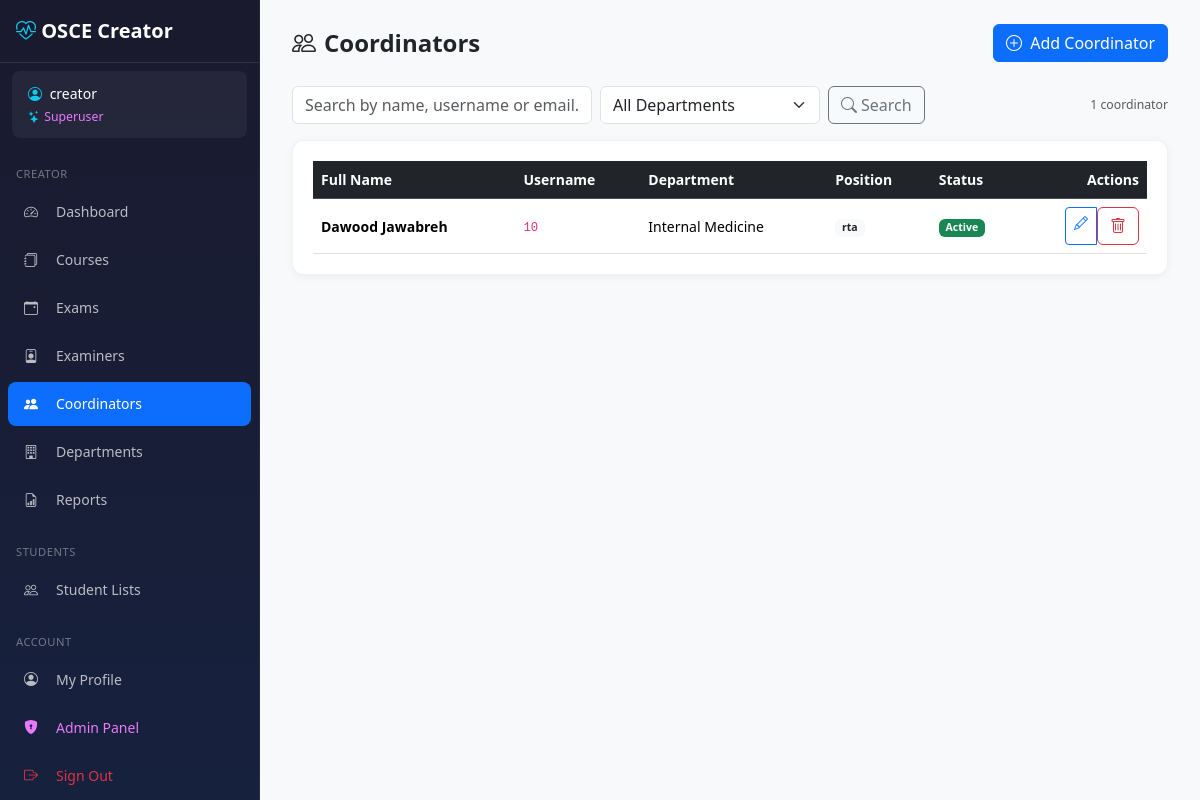
The app's page /creator/coordinators/ (signed in) with its own data.
### core/models/examiner.py (models this page shows, shortened)
class Examiner(AbstractBaseUser, PermissionsMixin, TimestampMixin):
    ROLE_EXAMINER    = 'examiner'
    ROLE_COORDINATOR = 'coordinator'
    ROLE_ADMIN       = 'admin'
    ROLE_CHOICES = [
        (ROLE_EXAMINER,    'Examiner'),
        (ROLE_COORDINATOR, 'Coordinator'),
        (ROLE_ADMIN,       'Admin'),
    ]
    POSITION_HEAD      = 'head'
    POSITION_RTA       = 'rta'
    POSITION_ORGANIZER = 'organizer'
    POSITION_CHOICES = [
        (POSITION_HEAD,      'Head'),
        (POSITION_RTA,       'RTA'),
        (POSITION_ORGANIZER, 'Organizer'),
    ]
    id = models.AutoField(primary_key=True)
    username = models.CharField(max_length=80, unique=True)
    email = models.EmailField(max_length=120, blank=True, default='')
    full_name = models.CharField(max_length=150)
    title = models.CharField(max_length=20, blank=True, default='')  # Dr., Prof.
    department = models.CharField(max_length=100, blank=True, default='')
    coordinator_department = models.ForeignKey(
        'core.Department',
        null=True, blank=True,
        on_delete=models.SET_NULL,
        related_name='coordinators',
        db_index=True,
    )
    coordinator_position = models.CharField(
        max_length=10,
        choices=POSITION_CHOICES,
        blank=True, default='',
    )
    role = models.CharField(max_length=20, choices=ROLE_CHOICES, default=ROLE_EXAMINER)
    is_active = models.BooleanField(default=True)
    is_staff = models.BooleanField(default=False)
    is_deleted = models.BooleanField(default=False)
    deleted_at = models.DateTimeField(null=True, blank=True)
    objects = ExaminerManager()
    USERNAME_FIELD = 'username'
    REQUIRED_FIELDS = ['full_name']
    class Meta:
        db_table = 'examiners'
        verbose_name = 'Examiner'
        verbose_name_plural = 'Examiners'
        constraints = [
            models.CheckConstraint(
                condition=models.Q(
                    models.Q(role='coordinator', _negated=True)
                ) | models.Q(coordinator_department__isnull=False),
                name='coordinator_must_have_department',
            ),
            models.CheckConstraint(
                condition=models.Q(
                    models.Q(role='coordinator', _negated=True)
                ) | ~models.Q(coordinator_position=''),
                name='coordinator_must_have_position',
            ),
            models.CheckConstraint(
                condition=models.Q(role='coordinator') | models.Q(
                    coordinator_department__isnull=True,
                    coordinator_position='',
                ),
                name='non_coordinator_no_dept_fields',
            ),
        ]
    @property
    def display_name(self):
        if self.title:
            return f"{self.title} {self.full_name}"
        return self.full_name

### core/models/department.py (models this page shows, shortened)
class Department(TimestampMixin):
    name = models.CharField(max_length=150, unique=True)
    class Meta:
        db_table = 'departments'
        ordering = ['name']
        verbose_name = 'Department'
        verbose_name_plural = 'Departments'

### creator/views/examiners.py (the view, shortened to what this page needs)
# urls.py: path('coordinators/', examiners.coordinator_list, name='coordinator_list'),
@login_required
def coordinator_list(request):
    if not (request.user.is_superuser or getattr(request.user, 'role', None) == 'admin'):
        messages.error(request, 'You do not have permission to manage coordinators.')
        return redirect('creator:dashboard')
    search_query = request.GET.get('search', '').strip()
    dept_filter = request.GET.get('department', '').strip()
    coordinators_qs = Examiner.objects.filter(role='coordinator').select_related(
        'coordinator_department'
    ).order_by('coordinator_department__name', 'full_name')
    if dept_filter:
        coordinators_qs = coordinators_qs.filter(coordinator_department_id=dept_filter)
    departments = Department.objects.order_by('name')
    return render(request, 'creator/coordinators/list.html', {
        'coordinators': coordinators_qs,
        'search_query': search_query,
        'departments': departments,
        'dept_filter': dept_filter,
    })

### core/context_processors.py (called while the page is built)
def admin_token(request):
    if hasattr(request, 'user') and request.user.is_authenticated and request.user.is_staff:
        return {'ADMIN_TOKEN': settings.SECRET_ADMIN_URL}
    return {'ADMIN_TOKEN': ''}

### templates/creator/coordinators/list.html (shortened to what this page needs)
{% extends 'creator/base_creator.html' %}
{% block content %}
<div class="page-header d-flex flex-wrap justify-content-between align-items-center gap-2">
    <div>
        <h1><i class="bi bi-people me-2"></i>Coordinators</h1>
    </div>
    {% if request.user.is_superuser or request.user.role == 'admin' %}
    <div class="d-flex gap-2">
        <a href="{% url 'creator:coordinator_create' %}" class="btn btn-primary">
            <i class="bi bi-plus-circle me-1"></i> Add Coordinator
        </a>
    </div>
    {% endif %}
</div>
<div class="mb-3 d-flex flex-wrap gap-2 align-items-center">
    <form method="get" class="d-flex gap-2 align-items-center flex-grow-1 flex-wrap">
        <input type="text" name="search" class="form-control" placeholder="Search by name, username or email…"
               value="{{ search_query|default:'' }}" style="max-width:300px;">
        <select name="department" class="form-select" style="max-width:220px;">
            <option value="">All Departments</option>
        </select>
        <button type="submit" class="btn btn-outline-secondary"><i class="bi bi-search me-1"></i>Search</button>
    </form>
    <small class="text-muted text-nowrap">{{ coordinators|length }} coordinator{{ coordinators|length|pluralize }}</small>
</div>
<div class="stat-card">
    {% if coordinators %}
    <div class="table-responsive">
        <table class="table table-hover align-middle mb-0">
            <thead class="table-dark">
                <tr>
                    <th>Full Name</th>
                    <th>Username</th>
                    <th>Department</th>
                    <th>Position</th>
                    <th>Status</th>
                    {% if request.user.is_superuser or request.user.role == 'admin' %}<th class="text-end">Actions</th>{% endif %}
                </tr>
            </thead>
            <tbody>
                {% for coordinator in coordinators %}
                <tr>
                    <td class="fw-semibold">{{ coordinator.full_name }}</td>
                    <td><code>{{ coordinator.username }}</code></td>
                    <td>
                        {% if coordinator.coordinator_department %}
                            {{ coordinator.coordinator_department.name }}
                        {% else %}
                            <span class="text-muted">—</span>
                        {% endif %}
                    </td>
                    <td>
                       <span class="badge bg-light text-dark">{{ coordinator.coordinator_position }} </span>
                    </td>
                    <td>
                        {% if coordinator.is_active %}
                            <span class="badge bg-success">Active</span>
                        {% else %}
                            <span class="badge bg-secondary">Inactive</span>
                        {% endif %}
                    </td>
                    {% if request.user.is_superuser or request.user.role == 'admin' %}
                    <td class="text-end">
                        <div class="btn-group btn-group-sm">
                            <a href="{% url 'creator:coordinator_edit' coordinator.id %}" class="btn btn-outline-primary" title="Edit">
                                <i class="bi bi-pencil"></i>
                            </a>
                            {% if request.user.is_superuser %}
                            <form method="POST" action="{% url 'creator:coordinator_delete' coordinator.id %}" class="d-inline"
                                  onsubmit="return confirm('Delete coordinator {{ coordinator.full_name }}?')">
                                <button type="submit" class="btn btn-outline-danger" title="Delete">
                                    <i class="bi bi-trash"></i>
                                </button>
                            </form>
                            {% endif %}
                        </div>
                    </td>
                    {% endif %}
                </tr>
                {% endfor %}
            </tbody>
        </table>
    </div>
    {% endif %}
</div>
{% endblock %}

### templates/creator/base_creator.html (shortened to what this page needs)
{% load static %}
<!DOCTYPE html>
<html lang="en">
<head>
    <link href="https://cdn.jsdelivr.net/npm/bootstrap@5.3.2/dist/css/bootstrap.min.css" rel="stylesheet">
    <link href="https://cdn.jsdelivr.net/npm/bootstrap-icons@1.11.1/font/bootstrap-icons.css" rel="stylesheet">
    <link href="{% static 'css/creator.css' %}" rel="stylesheet">
</head>
<body>
    <nav id="creatorSidebar"
         class="sidebar offcanvas-lg offcanvas-start"
         tabindex="-1"
         aria-labelledby="sidebarLabel">
        <div class="offcanvas-body d-flex flex-column p-0">
            <div class="brand d-none d-lg-block">
                <i class="bi bi-heart-pulse"></i> OSCE Creator
            </div>
            {% if user.is_authenticated %}
            <div class="user-info">
                <div><i class="bi bi-person-circle me-1"></i> <span class="user-name">{{ user.display_name|default:user.username }}</span></div>
                <small class="d-block mt-1">
                    {% if user.is_superuser %}
                    <span style="color:#e879f9;"><i class="bi bi-stars me-1"></i>Superuser</span>
                    {% elif user.role == 'admin' %}
                    <span style="color:#f0c040;"><i class="bi bi-shield-fill me-1"></i>Admin</span>
                    {% else %}
                    <span class="text-muted">Examiner</span>
                    {% endif %}
                </small>
            </div>
            {% endif %}
            <div class="nav-section">Creator</div>
            <ul class="nav flex-column">
                <li class="nav-item">
                    <a class="nav-link {% if '/creator/' in request.path and request.path == '/creator/' or request.path == '/creator' %}active{% endif %}"
                       href="{% url 'creator:dashboard' %}">
                        <i class="bi bi-speedometer2"></i> Dashboard
                    </a>
                </li>
                <li class="nav-item">
                    <a class="nav-link {% if '/creator/courses' in request.path %}active{% endif %}"
                       href="{% url 'creator:course_list' %}">
                        <i class="bi bi-journals"></i> Courses
                    </a>
                </li>
                <li class="nav-item">
                    <a class="nav-link {% if '/creator/exams' in request.path %}active{% endif %}"
                       href="{% url 'creator:exam_list' %}">
                        <i class="bi bi-calendar-event"></i> Exams
                    </a>
                </li>
                <li class="nav-item">
                    <a class="nav-link {% if '/creator/examiners' in request.path %}active{% endif %}"
                       href="{% url 'creator:examiner_list' %}">
                        <i class="bi bi-person-badge"></i> Examiners
                    </a>
                </li>
                {% if user.is_superuser or user.role == 'admin' %}
                <li class="nav-item">
                    <a class="nav-link {% if '/creator/coordinators' in request.path %}active{% endif %}"
                       href="{% url 'creator:coordinator_list' %}">
                        <i class="bi bi-people-fill"></i> Coordinators
                    </a>
                </li>
                <li class="nav-item">
                    <a class="nav-link {% if '/creator/departments' in request.path %}active{% endif %}"
                       href="{% url 'creator:department_list' %}">
                        <i class="bi bi-building"></i> Departments
                    </a>
                </li>
                {% endif %}
                <li class="nav-item">
                    <a class="nav-link {% if '/creator/reports' in request.path %}active{% endif %}"
                       href="{% url 'creator:reports_index' %}">
                        <i class="bi bi-file-earmark-bar-graph"></i> Reports
                    </a>
                </li>
            </ul>
            {% if perms.core.can_view_student_list %}
            <div class="nav-section">Students</div>
            <ul class="nav flex-column">
                <li class="nav-item">
                    <a class="nav-link {% if request.path == '/creator/students/' %}active{% endif %}" href="{% url 'creator:student_list' %}">
                        <i class="bi bi-people"></i> Student Lists
                    </a>
                </li>
            </ul>
            {% endif %}
            <div class="mt-auto">
                <div class="nav-section">Account</div>
                <ul class="nav flex-column mb-3">
                    <li class="nav-item">
                        <a class="nav-link {% if request.path == '/profile/' %}active{% endif %}" href="{% url 'profile' %}">
                            <i class="bi bi-person-circle"></i> My Profile
                        </a>
                    </li>
                    {% if user.is_staff %}
                    <li class="nav-item">
                        <form method="POST" action="{% url 'admin_gateway' %}" id="admin-gateway-form">
                            <button type="submit" class="nav-link w-100 text-start border-0 bg-transparent"
                                    style="color:#e879f9;">
                                <i class="bi bi-shield-lock-fill"></i> Admin Panel
                            </button>
                        </form>
                    </li>
                    {% endif %}
                    <li class="nav-item">
                        <a class="nav-link text-danger" href="{% url 'creator:logout' %}">
                            <i class="bi bi-box-arrow-right"></i> Sign Out
                        </a>
                    </li>
                </ul>
            </div>
        </div>
    </nav>
    <main class="main-content">
        <div class="toast-container position-fixed top-0 end-0 p-3" style="z-index: 9999;">
        </div>
        {% block content %}{% endblock %}
    </main>
</body>
</html>

### static/css/creator.css (style rules this page uses)
:root { --primary-color: #0d6efd; --sidebar-width: 260px; --sidebar-bg-start: #1a1a2e; --sidebar-bg-end: #16213e; --touch-target-min: 44px; --font-size-base: 14px; }
body { font-size: var(--font-size-base); overflow-x: hidden; }
.sidebar { background: linear-gradient(180deg, var(--sidebar-bg-start) 0%, var(--sidebar-bg-end) 100%); width: var(--sidebar-width); color: rgba(255,255,255,0.7); }
@media (min-width: 992px) { .sidebar { position: fixed; top: 0; left: 0; height: 100vh; z-index: 1030; border-right: 1px solid rgba(255,255,255,0.06); overflow-y: auto; } }
.sidebar .brand { color: white; font-size: 1.25rem; font-weight: 600; padding: 1rem; margin-bottom: 0.5rem; border-bottom: 1px solid rgba(255,255,255,0.1); }
.sidebar .brand i { color: #0dcaf0; }
.sidebar .user-info { background: rgba(255,255,255,0.05); padding: 0.75rem 1rem; border-radius: 0.5rem; margin: 0 0.75rem 0.5rem; color: rgba(255,255,255,0.8); font-size: 0.875rem; }
.sidebar .user-info .user-name { color: white; font-weight: 500; }
.sidebar .user-info i { color: #0dcaf0; }
.sidebar .nav-link { color: rgba(255,255,255,0.7); padding: 0.65rem 1rem; margin: 0.125rem 0.5rem; border-radius: 0.5rem; transition: all 0.2s; min-height: var(--touch-target-min); display: flex; align-items: center; }
.sidebar .nav-link.active { color: white; background: var(--primary-color); }
.sidebar .nav-link i { width: 24px; margin-right: 0.5rem; flex-shrink: 0; }
.sidebar .nav-section { color: rgba(255,255,255,0.4); font-size: 0.7rem; text-transform: uppercase; letter-spacing: 0.5px; padding: 1rem 1rem 0.3rem; margin-top: 0.25rem; }
.main-content { min-height: 100vh; background: #f8f9fa; padding: 1.25rem; }
@media (min-width: 992px) { .main-content { margin-left: var(--sidebar-width); padding: 1.5rem 2rem; } }
.stat-card { background: white; border-radius: 0.75rem; padding: 1.25rem; box-shadow: 0 2px 8px rgba(0,0,0,0.05); border: 1px solid rgba(0,0,0,0.05); height: 100%; }
.page-header { margin-bottom: 1.5rem; }
.page-header h1 { font-size: 1.5rem; font-weight: 600; margin-bottom: 0; }

### records on screen
Examiner: display_name "creator"
Examiner: full_name "Dawood Jawabreh", username "10", coordinator_department.name "Internal Medicine", coordinator_position "rta", is_active "Active"

### other values on screen
{{ coordinators|length }} "1"
